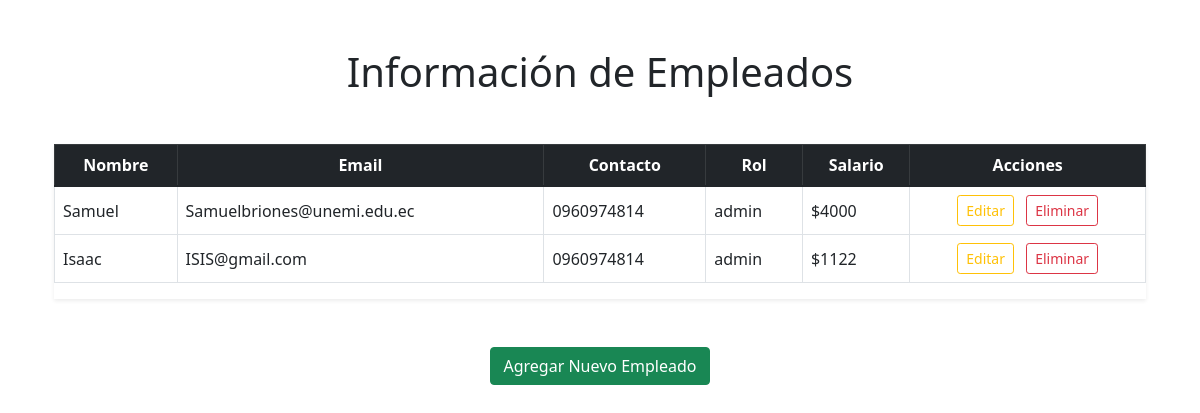
The app's page /, older data.
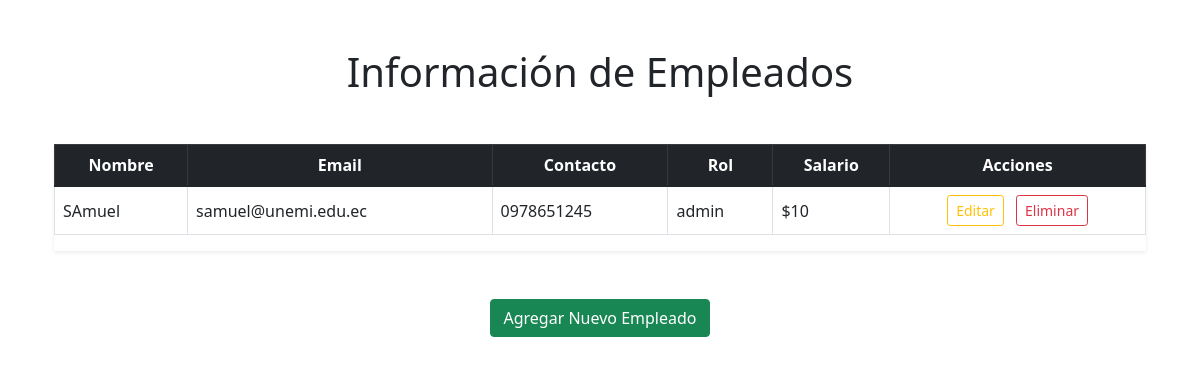
The same page, newer data.
### employee/models.py (models this page shows, shortened)
class Employee(models.Model):
    emp_name = models.CharField(max_length=200)
    emp_email = models.EmailField()
    emp_contact = models.CharField(max_length=20)
    emp_role = models.CharField(max_length=200)
    emp_salary = models.IntegerField()
    id = models.UUIDField(default=uuid.uuid4, unique=True, primary_key=True, editable=False)

### employee/views.py (the view)
# urls.py: path('', views.employees_list, name='employees-list'),
def employees_list(request):
    employees = Employee.objects.all()
    context = {
        'employees': employees,
    }
    return render(request, 'CRUB/list.html', context)

### employee/templates/CRUB/list.html (shortened to what this page needs)
{% extends 'base.html' %}
{% block content %}
<div class="container py-5">
    <h1 class="text-center mb-5">Información de Empleados</h1>
    {% if employees %}
        <div class="table-responsive shadow-sm">
            <table class="table table-hover table-bordered align-middle">
                <thead class="table-dark text-center">
                    <tr>
                        <th>Nombre</th>
                        <th>Email</th>
                        <th>Contacto</th>
                        <th>Rol</th>
                        <th>Salario</th>
                        <th>Acciones</th>
                    </tr>
                </thead>
                <tbody>
                    {% for emp in employees %}
                        <tr>
                            <td>{{ emp.emp_name }}</td>
                            <td>{{ emp.emp_email }}</td>
                            <td>{{ emp.emp_contact }}</td>
                            <td>{{ emp.emp_role }}</td>
                            <td>${{ emp.emp_salary }}</td>
                            <td class="text-center">
                                <a href="{% url 'edit-employee' emp.id %}" class="btn btn-sm btn-outline-warning me-2">
                                    Editar
                                </a>
                                <a href="{% url 'delete-employee' emp.id %}"
                                   class="btn btn-sm btn-outline-danger">
                                    Eliminar
                                </a>
                            </td>
                        </tr>
                    {% endfor %}
                </tbody>
            </table>
        </div>
    {% else %}
        <p class="text-center text-muted">No hay empleados registrados actualmente.</p>
    {% endif %}
    <div class="d-flex justify-content-center gap-3 mt-5">
        <a href="{% url 'create-employee' %}" class="btn btn-success">
            Agregar Nuevo Empleado
        </a>
    </div>
</div>
{% endblock content %}

### templates/base.html (shortened to what this page needs)
<!DOCTYPE html>
<html lang="en">
<head>
    <link href="https://cdn.jsdelivr.net/npm/bootstrap@5.1.3/dist/css/bootstrap.min.css" rel="stylesheet">
</head>
<body>
    <div class="container">
        {% block content %}
        {% endblock content %}
    </div>
</body>
</html>

Row changes from the older to the newer data that the page shows:
removed Employee: emp_name "Samuel", emp_email "Samuelbriones@unemi.edu.ec", emp_contact "0960974814", emp_role "admin", emp_salary "4000"
removed Employee: emp_name "Isaac", emp_email "ISIS@gmail.com", emp_contact "0960974814", emp_role "admin", emp_salary "1122"
added Employee: emp_name "SAmuel", emp_email "samuel@unemi.edu.ec", emp_contact "0978651245", emp_role "admin", emp_salary "10"
